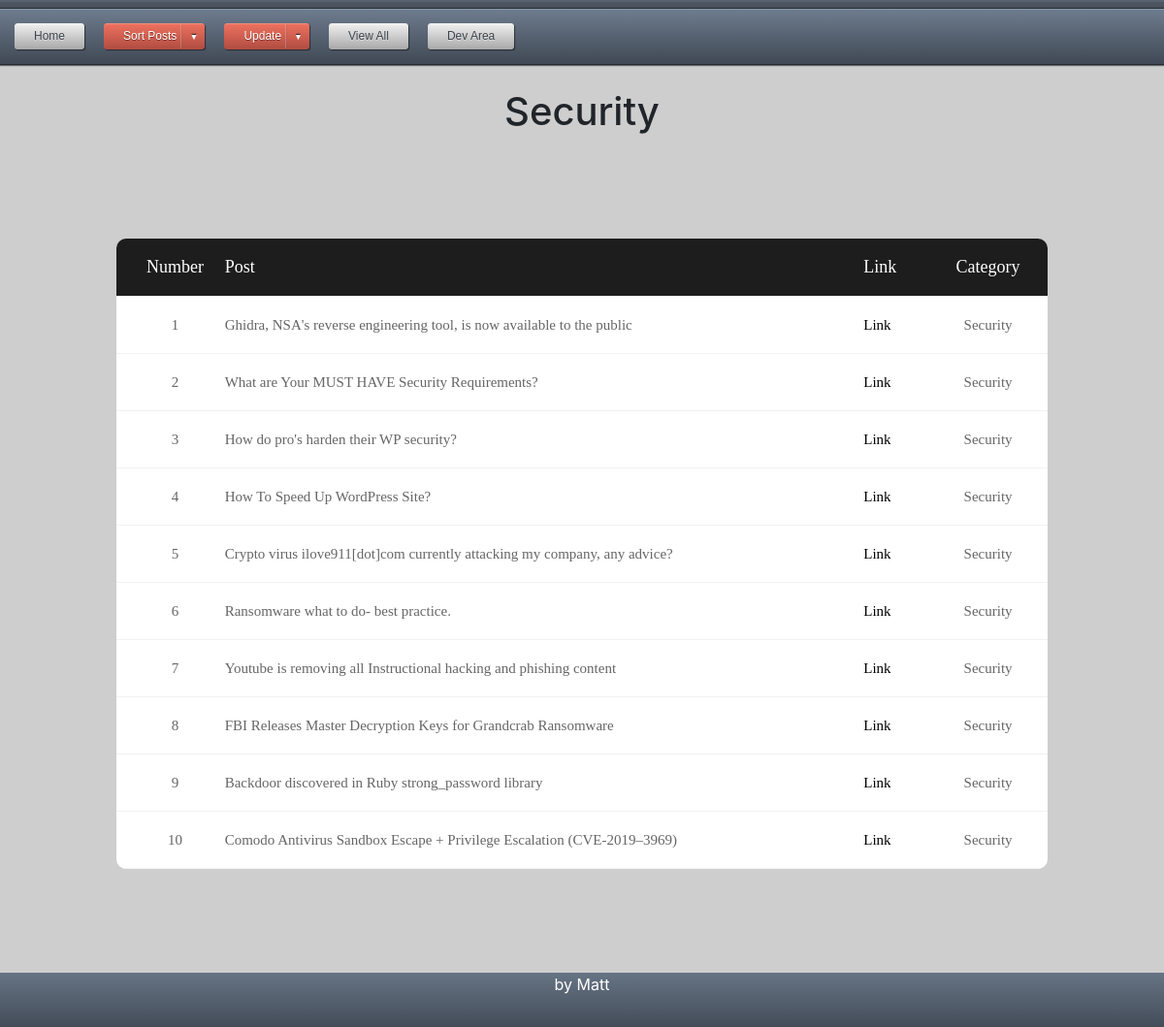
/sortbysecurity, run on an earlier commit of the app's database.
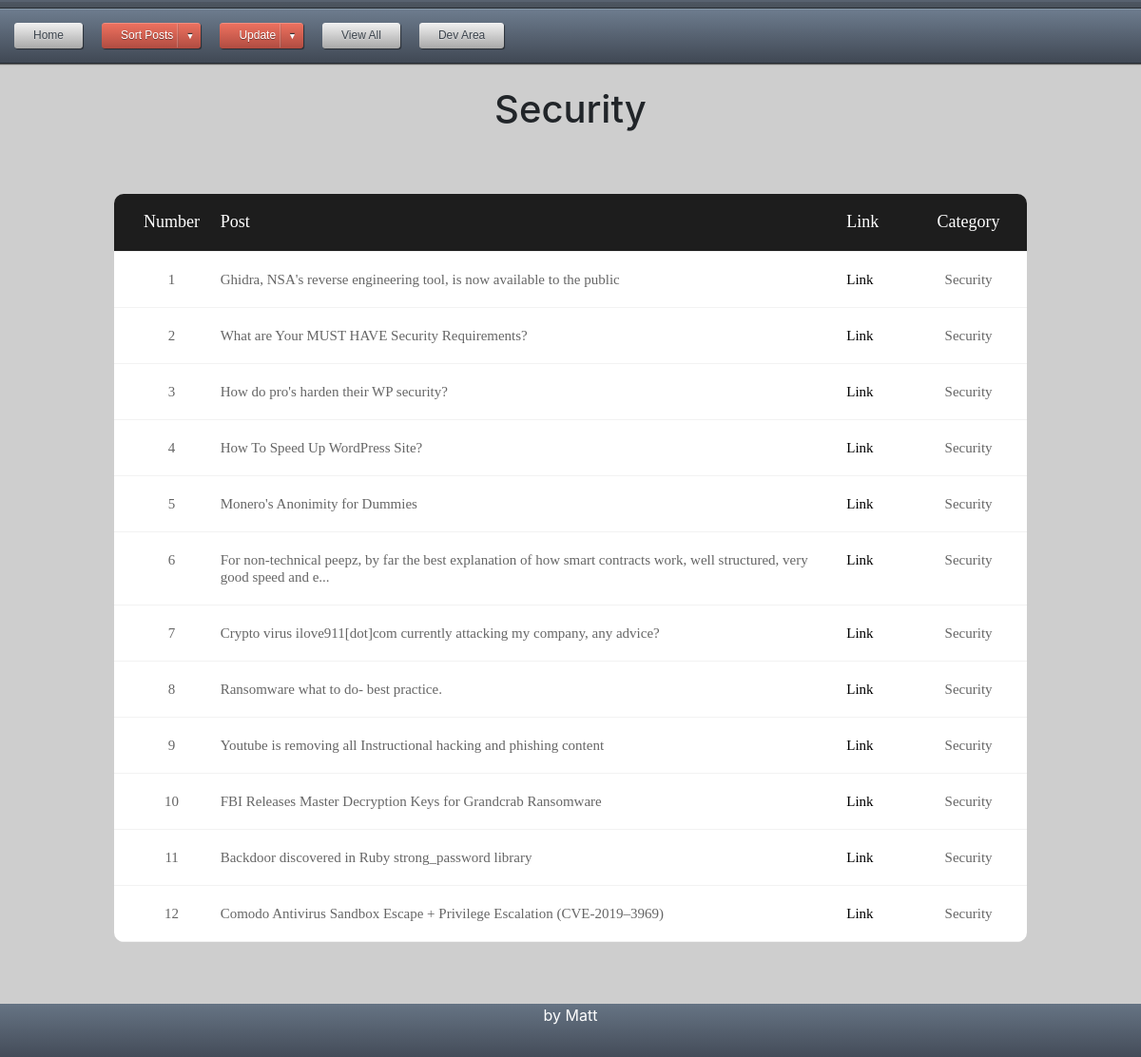
And on a later commit of the database.
### app.py (models this page shows)
class posts(db.Model):
    id = db.Column(db.String, primary_key=True)
    title = db.Column(db.String(80), unique=True, nullable=False)
    link = db.Column(db.String(120), unique=True, nullable=False)
    category = db.Column(db.String(120), unique=True, nullable=False)

### app.py (the view)
@app.route('/sortbysecurity', methods=['GET', 'POST'])
def sortbysecurity():
	db = get_db()
	cur = db.execute('SELECT id, title, link, category FROM posts WHERE category = "Security"')
	results = cur.fetchall()
	return render_template("sortbysecurity.html", results=results)

### app.py (called while the page is built)
def connect_db():
	sql = sqlite3.connect('C:\\Users\\MGLafayette\\Desktop\\Projects\\Flask\\data.db')
	sql.row_factory = sqlite3.Row
	return sql

def get_db():
	if not hasattr(g, 'sqlite3'):
		g.sqlite_db = connect_db()
	return g.sqlite_db

### templates/sortbysecurity.html (shortened to what this page needs)
<!DOCTYPE html>
<html>
<head>
	<link rel="stylesheet" type="text/css" href="{{ url_for('static', filename='CSS/style.css') }}">
</head>
{% extends "navtest.html" %}
	{% block content %}
<h1>Security</h1>
<div class="limiter">
		<div class="container-table100">
			<div class="wrap-table100">
					<div class="table">
						<div class="row header">
							<div id="1" class="cell">Number</div>
							<div class="cell">Post</div>
							<div class="cell">Link</div>
							<div class="cell">Category</div>
						</div>
						{% for post in results %}
						<div class="row">
							<div class="cell" data-title="Number">{{loop.index}}</div>
							<div class="cell" data-title="Post">{{post['title']}}</div>
							<div class="cell" data-title="Link"><a href="{{post['link']}}" target='_blank'>Link</a></div>
							<div class="cell" data-title="Category">{{post['category']}}</div>
						</div>
						{% endfor %}
				</div>
</div>
	{% endblock %}

What changed in the data, as far as the page shows it:
now on this page (row edited): posts: title "Monero's Anonimity for Dummies", category "Security"
now on this page (row edited): posts: title "For non-technical peepz, by far the best explanation of how smart contracts work, well structured, very good speed and e...", category "Security"
